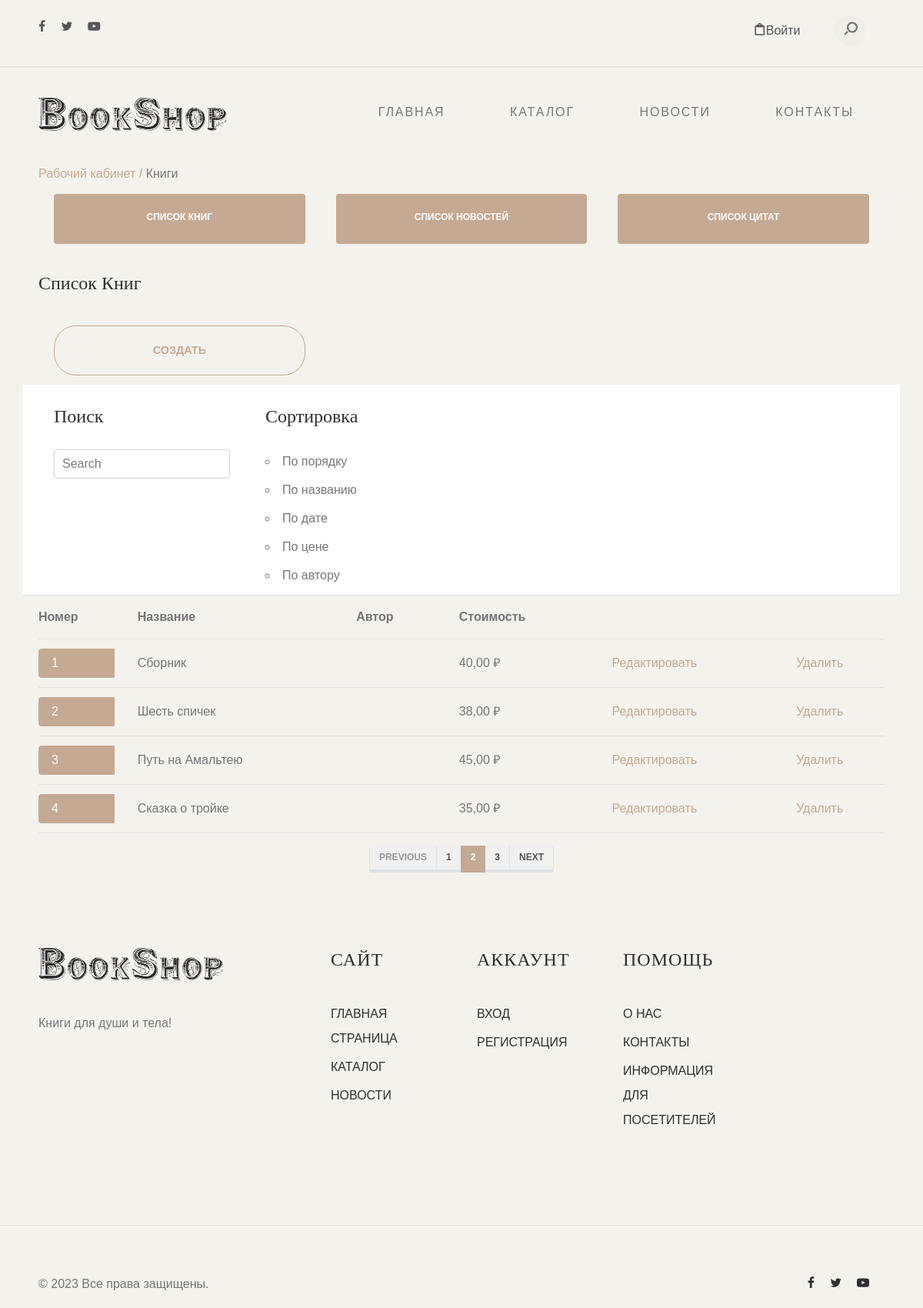
Before: /products_list/ with the older database file.
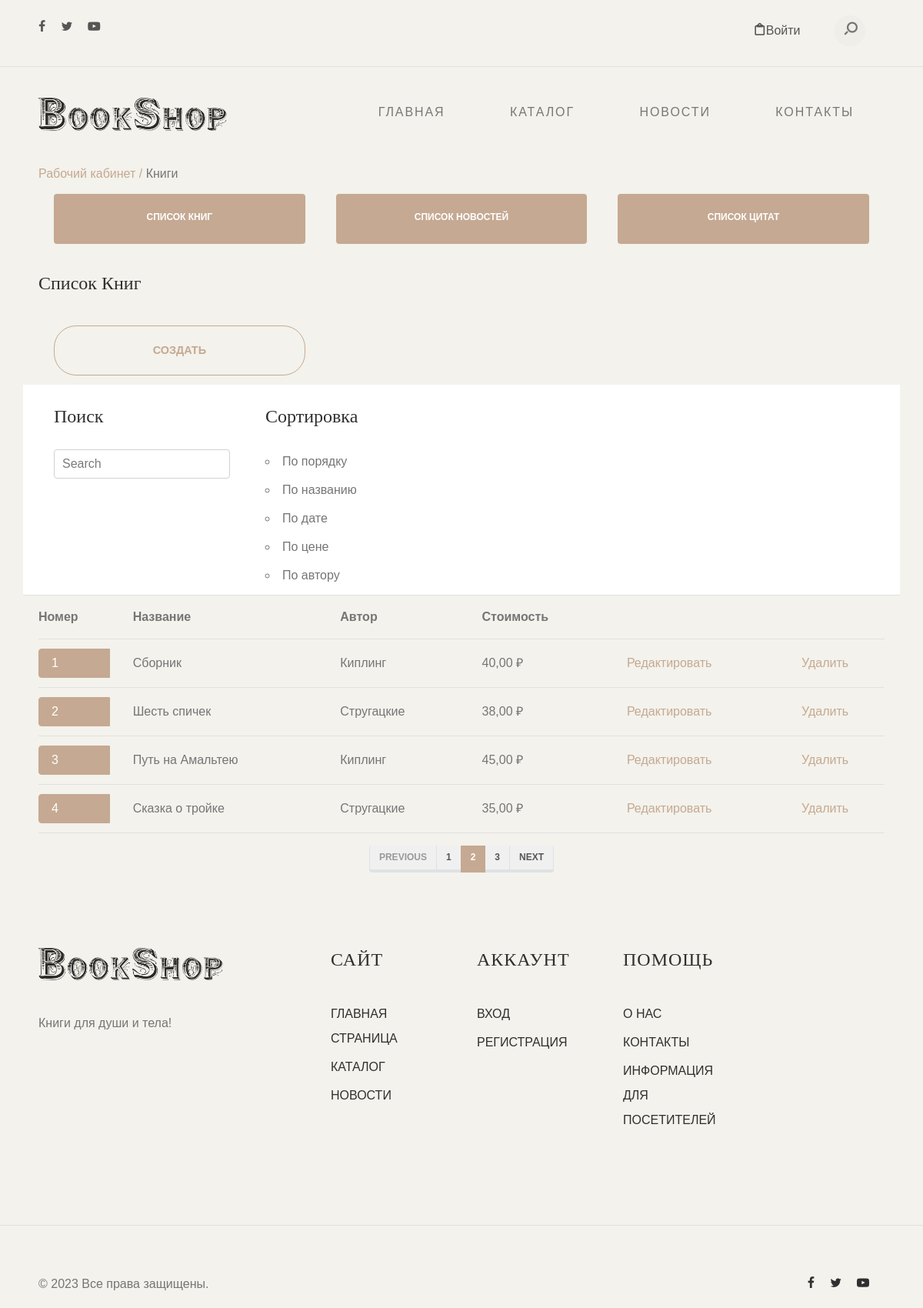
After: the same page with the newer database file.
### mainapp/models.py (models this page shows, shortened)
class Book(models.Model):
    name = models.CharField(max_length=64)
    author = models.CharField(max_length=64, blank=True)
    foto = models.ImageField(upload_to='book_images', blank=True)
    article = models.IntegerField()
    date_receipt = models.DateField()
    category = models.ForeignKey(BookCategory, on_delete=models.CASCADE)
    description = models.TextField()
    price = models.DecimalField(max_digits=8, decimal_places=2)
    date_create = models.DateField(auto_now_add=True)
    date_update = models.DateField(auto_now=True)

### sellerapp/views.py (the view)
# urls.py: path('products_list/', products_list, name='products_list'),
def products_list(request):
    context = {
        'books': Book.objects.all(),
    }
    return render(request, 'sellerapp/products_list.html', context)

### sellerapp/templates/sellerapp/products_list.html (shortened to what this page needs)
{% extends 'mainapp/extends/base.html'%}
{% load static %}
{% block  content %}
<div id="header-wrap">
    {% include 'mainapp/includes/header.html'%}
    {% include 'mainapp/includes/menu.html'%}
</div>
<section>
    <div class="container">
        <div class="row">
            <div class="col-md-12">
                <div class="breadcrumbs">
                    <span class="item"><a href="{% url 'm_profile' %}">Рабочий кабинет /</a></span>
                    <span class="item">Книги</span>
                </div>
            </div>
        </div>
    </div>
</section>
<section>
    <div class="container">
        <div class="row">
            <div class="col-md-12">
                <div class="col-md-4">
                    <a href="{% url 'products_list' %}">
                        <button type="button" class="btn btn-accent btn-full">Список книг</button>
                    </a>
                </div>
                <div class="col-md-4">
                    <a href="{% url 'news_list' %}">
                        <button type="button" class="btn btn-accent btn-full">Список новостей</button>
                    </a>
                </div>
                <div class="col-md-4">
                    <a href="{% url 'quotes_list' %}">
                        <button type="button" class="btn btn-accent btn-full">Список цитат</button>
                    </a>
                </div>
            </div>
        </div>
    </div>
</section>
<section>
    <div class="container">
        <div class="row">
            <div class="col-md-12">
                <h2>Список книг</h2>
            </div>
        </div>
    </div>
</section>
<section>
    <div class="container">
        <div class="row">
            <div class="col-md-12">
                <div class="col-md-4">
                    <a href="{% url 'product_create' %}">
                        <button type="button" class="btn btn-xlarge btn-outline-accent btn-pill btn-full">Создать
                        </button>
                    </a>
                </div>
            </div>
        </div>
    </div>
</section>
<section>
    <div class="container">
        <div class="row accordion-item">
            <div class="col-md-12">
                <div class="col-md-3">
                    <div class="colored">
                        <h2>Поиск</h2>
                    </div>
                    <form role="search" method="get" class="search-box">
                        <input class="search-field text search-input" placeholder="Search" type="search">
                    </form>
                </div>
                <div class="col-md-3">
                    <div class="colored">
                        <h2>Сортировка</h2>
                    </div>
                    <ul>
                        <li>По порядку</li>
                        <li>По названию</li>
                        <li>По дате</li>
                        <li>По цене</li>
                        <li>По автору</li>
                    </ul>
                </div>
            </div>
        </div>
        <table class="u-full-width">
            <thead>
            <tr>
                <th>Номер</th>
                <th>Название</th>
                <th>Автор</th>
                <th>Стоимость</th>
                <th></th>
                <th></th>
            </tr>
            </thead>
            {% for book in books %}
            <tbody>
            <tr>
                <td class="page-item active"><a href="{% url 'm_product_detail' %}" class="page-link nav-link"
                >{{ book.id }}</a></td>
                <td>{{ book.name }}</td>
                <td>
                    {{ book.author }}
                </td>
                <td>{{ book.price }} ₽</td>
                <td>
                    <a href="{% url 'product_edit' %}" class="btn-black">Редактировать</a>
                </td>
                <td>
                    <a href="#" class="btn-black">Удалить</a>
                </td>
            </tr>
            </tbody>
            {% endfor %}
        </table>
    </div>
</section>
<section>
<div class="row justify-content-center align-items-center mt-3 mb-n3">
  <nav aria-label="...">
  <ul class="pagination">
    <li class="page-item disabled">
      <a class="page-link" href="#" tabindex="-1">Previous</a>
    </li>
    <li class="page-item"><a class="page-link" href="#">1</a></li>
    <li class="page-item active">
      <a class="page-link" href="#">2 <span class="sr-only">(current)</span></a>
    </li>
    <li class="page-item"><a class="page-link" href="#">3</a></li>
    <li class="page-item">
      <a class="page-link" href="#">Next</a>
    </li>
  </ul>
</nav>
</div>
</section>
{% include 'mainapp/includes/footer.html'%}
{% endblock %}

### mainapp/templates/mainapp/extends/base.html (shortened to what this page needs)
{% load static %}
<!DOCTYPE html>
	<html lang="en">
	<head>
		<link rel="stylesheet" href="https://cdnjs.cloudflare.com/ajax/libs/font-awesome/5.13.0/css/all.min.css">
	    <link rel="stylesheet" type="text/css" href="{% static 'css/normalize.css' %}">
		<link rel="stylesheet" type="text/css" href="{% static 'css/bootstrap.min.css' %}">
		<link rel="stylesheet" type="text/css" href="{% static 'css/Chart.min.css' %}">
		<link rel="stylesheet" type="text/css" href="{% static 'css/fontawesome.all.min.css' %}">
	    <link rel="stylesheet" type="text/css" href="{% static 'icomoon/icomoon.css' %}">
	    <link rel="stylesheet" type="text/css" href="{% static 'css/vendor.css' %}">
	    <link rel="stylesheet" type="text/css" href="{% static 'style.css' %}">
	</head>
<body>
{% block content %}
{% endblock %}
</body>
</html>

### mainapp/templates/mainapp/includes/header.html
<div class="top-content">
    <div class="container">
        <div class="row">
            <div class="col-md-4">
                <div class="social-links">
                    <ul>
                        <li>
                            <a href="#"><i class="icon icon-facebook"></i></a>
                        </li>
                        <li>
                            <a href="#"><i class="icon icon-twitter"></i></a>
                        </li>
                        <li>
                            <a href="#"><i class="icon icon-youtube-play"></i></a>
                        </li>
                    </ul>
                </div>
            </div>
            <div class="col-md-8">
                <div class="right-element">
                        {% if user.is_authenticated %}
                            {% if user.in_group == 'Moderator' %}
                                <a href="{% url 'm_profile' %}" class="user-account for-buy"><i
                                        class="icon icon-user"></i><span>Модератор</span></a>
                            {% endif %}
                            {% if user.in_group == 'Seller' %}
                                <a href="{% url 's_profile' %}" class="user-account for-buy"><i
                                        class="icon icon-user"></i><span>Продавец</span></a>
                            {% endif %}
                        <a href="{% url 'profile' %}" class="user-account for-buy"><i
                                class="icon icon-user"></i><span>Личный кабинет</span></a>
                        <a href="{% url 'cart' %}" class="cart for-buy"><i
                                class="icon icon-clipboard"></i><span>Корзина</span></a>
                        <a href="{% url 'logout' %}" class="cart for-buy"><i
                                class="icon icon-clipboard"></i><span>Выйти</span></a>
                        {% else %}
                        <a href="{% url 'login' %}" class="cart for-buy"><i
                                class="icon icon-clipboard"></i><span>Войти</span></a>
                        {% endif %}
                    <div class="action-menu">
                        <div class="search-bar">
                            <a href="#" class="search-button search-toggle" data-selector="#header-wrap">
                                <i class="icon icon-search"></i>
                            </a>
                            <form method="get" class="search-box" action="{% url 'search_result' %}">
                                <input name="q" value="{{ request.GET.q }}" class="search-field text search-input" placeholder="Search" type="search">
                            </form>
                        </div>
                    </div>
                </div>
            </div>
        </div>
    </div>
</div>

### mainapp/templates/mainapp/includes/menu.html (shortened to what this page needs)
{% load static %}
	<header id="header">
		<div class="container">
			<div class="row">
				<div class="col-md-3">
					<div class="main-logo">
						<a href="{% url 'index' %}"><img src="{% static 'images/main-logo.png' %}" alt="logo"></a>
					</div>
				</div>
				<div class="col-md-9">
					<nav id="navbar">
						<div class="main-menu stellarnav">
							<ul class="menu-list">
								<li class="menu-item"><a href="{% url 'index' %}" data-effect="Home">ГЛАВНАЯ</a></li>
								<li class="menu-item"><a href="{% url 'catalog' %}" class="nav-link" data-effect="Shop">КАТАЛОГ</a></li>
								<li class="menu-item"><a href="{% url 'news' %}" class="nav-link" data-effect="News">НОВОСТИ</a></li>
								<li class="menu-item"><a href="{% url 'contacts' %}" class="nav-link" data-effect="Contact">КОНТАКТЫ</a></li>
							</ul>
						</div>
					</nav>
				</div>
			</div>
		</div>
	</header>

### mainapp/templates/mainapp/includes/footer.html
{% load static %}
<footer id="footer">
	<div class="container">
		<div class="row">
			<div class="col-md-4">
				<div class="footer-item">
					<div class="company-brand">
						<a href="{% url 'index' %}"><img src="{% static 'images/main-logo.png' %}" alt="logo" class="footer-logo"></a>
						<p>Книги для души и тела!</p>
					</div>
				</div>
			</div>
			<div class="col-md-2">
				<div class="footer-menu">
					<h5>САЙТ</h5>
					<ul class="menu-list">
						<li class="menu-item">
							<a href="{% url 'index' %}">ГЛАВНАЯ СТРАНИЦА</a>
						</li>
						<li class="menu-item">
							<a href="{% url 'catalog' %}">КАТАЛОГ</a>
						</li>
						<li class="menu-item">
							<a href="{% url 'news' %}">НОВОСТИ</a>
						</li>
					</ul>
				</div>
			</div>
			<div class="col-md-2">
				<div class="footer-menu">
					<h5>АККАУНТ</h5>
					<ul class="menu-list">
						{% if user.is_authenticated %}
						<li class="menu-item">
							<a href="{% url 'profile' %}">ЛИЧНЫЙ КАБИНЕТ</a>
						</li>
						<li class="menu-item">
							<a href="{% url 'cart' %}">КОРЗИНА</a>
						</li>
						<li class="menu-item">
							<a href="{% url 'logout' %}">ВЫХОД</a>
						</li>
						{% else %}
						<li class="menu-item">
							<a href="{% url 'login' %}">ВХОД</a>
						</li>
						<li class="menu-item">
							<a href="{% url 'registration' %}">РЕГИСТРАЦИЯ</a>
						</li>
						{% endif %}
					</ul>
				</div>
			</div>
			<div class="col-md-2">
				<div class="footer-menu">
					<h5>ПОМОЩЬ</h5>
					<ul class="menu-list">
						<li class="menu-item">
							<a href="{% url 'about' %}">О НАС</a>
						</li>
						<li class="menu-item">
							<a href="{% url 'contacts' %}">КОНТАКТЫ</a>
						</li>
						<li class="menu-item">
							<a href="{% url 'rules' %}">ИНФОРМАЦИЯ ДЛЯ ПОСЕТИТЕЛЕЙ</a>
						</li>
					</ul>
				</div>
			</div>
		</div>
	</div>
</footer>
<div id="footer-bottom">
	<div class="container">
		<div class="row">
			<div class="col-md-12">
				<div class="copyright">
					<div class="row">
						<div class="col-md-6">
							<p>© 2023 Все права защищены.</p>
						</div>
						<div class="col-md-6">
							<div class="social-links align-right">
								<ul>
									<li>
										<a href="#"><i class="icon icon-facebook"></i></a>
									</li>
									<li>
										<a href="#"><i class="icon icon-twitter"></i></a>
									</li>
									<li>
										<a href="#"><i class="icon icon-youtube-play"></i></a>
									</li>
								</ul>
							</div>
						</div>
					</div>
				</div>
			</div>
		</div>
	</div>
</div>

### static/icomoon/icomoon.css (style rules this page uses)
[class^="icon-"], [class*=" icon-"] { font-family: 'icomoon' !important; speak: never; font-style: normal; font-weight: normal; font-variant: normal; text-transform: none; line-height: 1; -webkit-font-smoothing: antialiased; -moz-osx-font-smoothing: grayscale; }
.icon-search:before { content: "\e905"; }
.icon-clipboard:before { content: "\e908"; }
.icon-twitter:before { content: "\f099"; }
.icon-facebook:before { content: "\f09a"; }
.icon-youtube-play:before { content: "\f16a"; }

Changed rows visible on the page:
changed Book "Сборник": author (not shown) → "Киплинг"
changed Book "Шесть спичек": author (not shown) → "Стругацкие"
changed Book "Путь на Амальтею": author (not shown) → "Киплинг"
changed Book "Сказка о тройке": author (not shown) → "Стругацкие"
